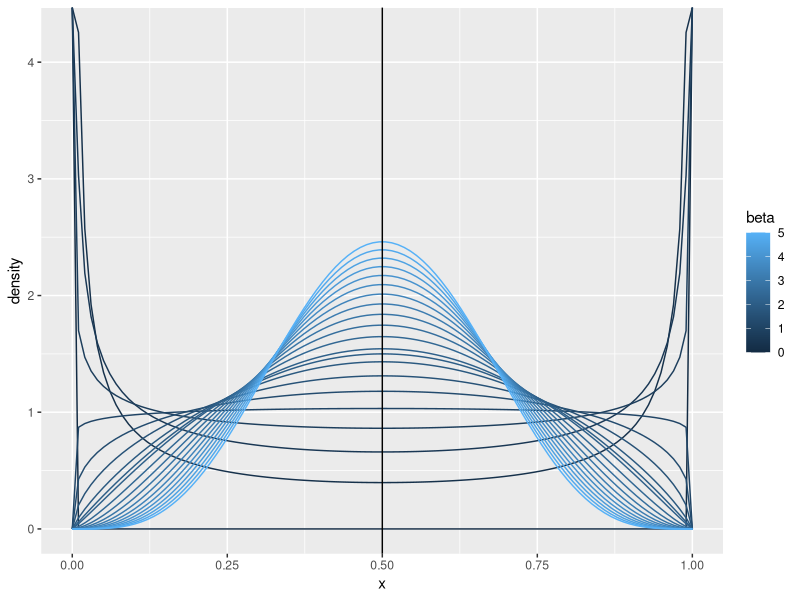
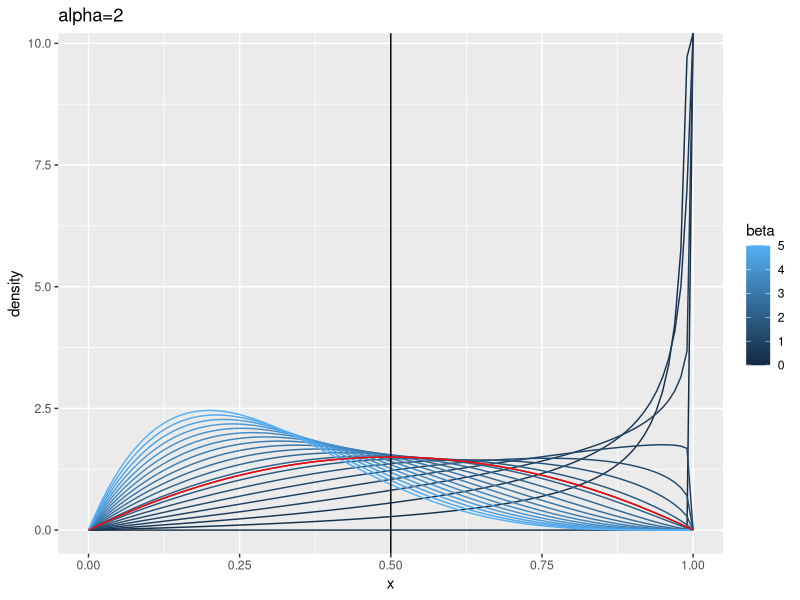
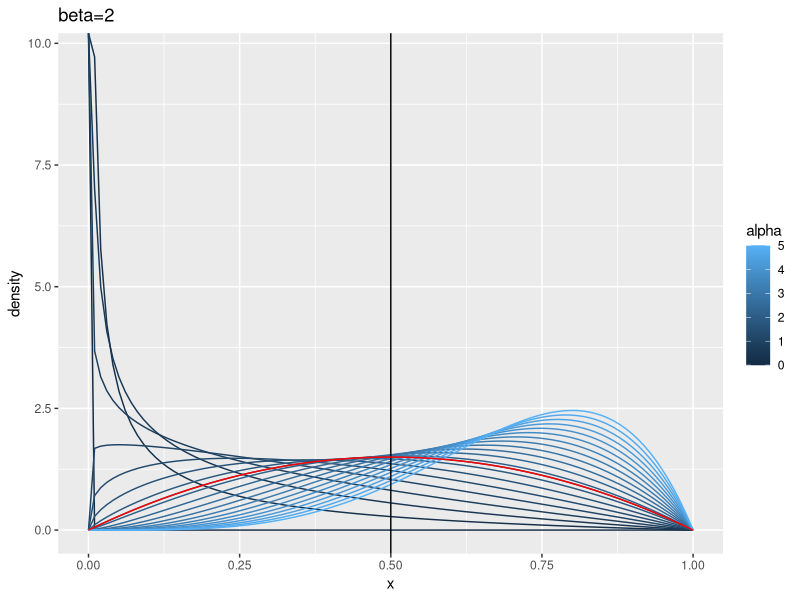
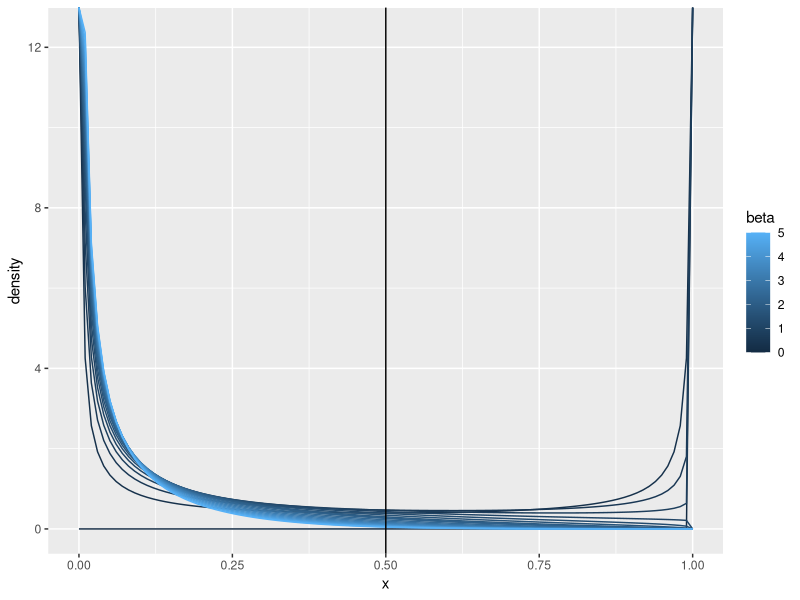
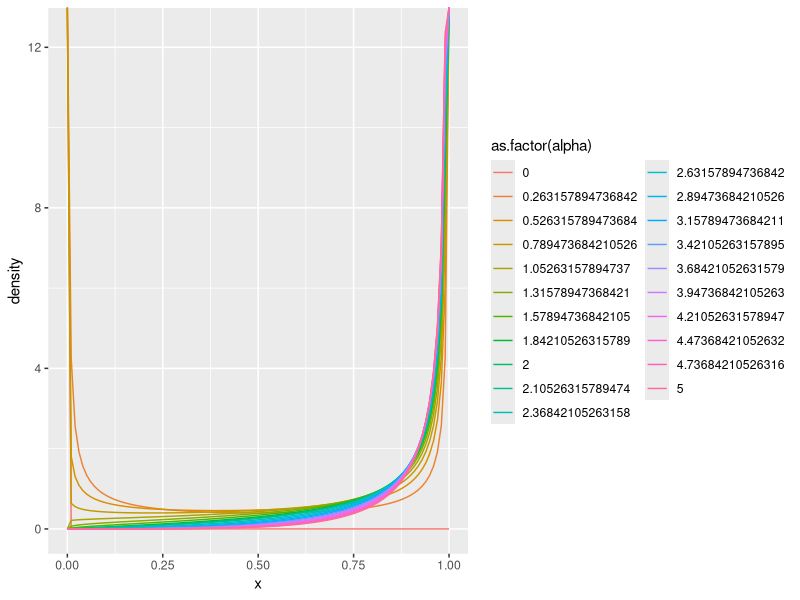

Write the R code that produced these figures, in order.
## ---- chunk 1
knitr::opts_chunk$set(echo = FALSE)
## ---- chunk 2
#load libraries
library(readxl)
library(ggplot2)
library(dplyr,warn.conflicts = FALSE)
library(tidyr)
library(kableExtra)

options(dplyr.summarise.inform = FALSE)
options("kableExtra.html.bsTable" = T)
## ---- chunk 3
x_grid <- seq(from = -0.0, to = 1.0, length.out = 100)
alpha <- c(0.1, 0.5,1, 2,5)
beta <- c(0.1, 0.5,1, 2, 5)

p <- 1.1
p <- 2
alpha <- c(seq(from = 0.0, to = 5, length.out = 20),p)
beta <- c(seq(from = 0.0, to = 5, length.out = 20),p)

par_grid <- expand.grid("alpha"=alpha,"beta"=beta)
y <- data.frame(t(apply(X = par_grid, MARGIN = 1,FUN = function(x){dbeta(x_grid,x[1],x[2])})))
df <- cbind(par_grid,y)
colnames(df)[3:ncol(df)] <- x_grid
df_long <- tidyr::gather(df,x,density,-c(alpha,beta) )
df_long$x <- as.numeric(df_long$x)

ggplot(data = df_long[df_long$alpha==df_long$beta,], aes(x=x, y = density,group = beta,col = beta))+
  geom_line()+
  geom_vline(aes(xintercept = 0.5))

ggplot(data = df_long[df_long$alpha==p,], aes(x=x, y = density,group = beta,col = beta))+
  geom_line()+
  geom_vline(aes(xintercept = 0.5))+
  geom_line(data = df_long[df_long$beta==p & df_long$alpha==p,], aes(x=x, y = density),col = "red")+
  ggtitle(paste0("alpha=",p))

ggplot(data = df_long[df_long$beta==p,], aes(x=x, y = density,group = alpha,col = alpha))+
  geom_line()+
  geom_vline(aes(xintercept = 0.5))+
  ggtitle(paste0("beta=",p))+
  geom_line(data = df_long[df_long$beta==p & df_long$alpha==p,], aes(x=x, y = density),col = "red")
## ---- chunk 4
ggplot(data = df_long[df_long$alpha==sort(unique(df_long$alpha))[2]
,], aes(x=x, y = density,group = beta,col = beta))+
  geom_line()+
  geom_vline(aes(xintercept = 0.5))

ggplot(data = df_long[df_long$beta==sort(unique(df_long$beta))[2]
,], aes(x=x, y = density,group = alpha,col = as.factor(alpha)))+
  geom_line(show.legend = T)
